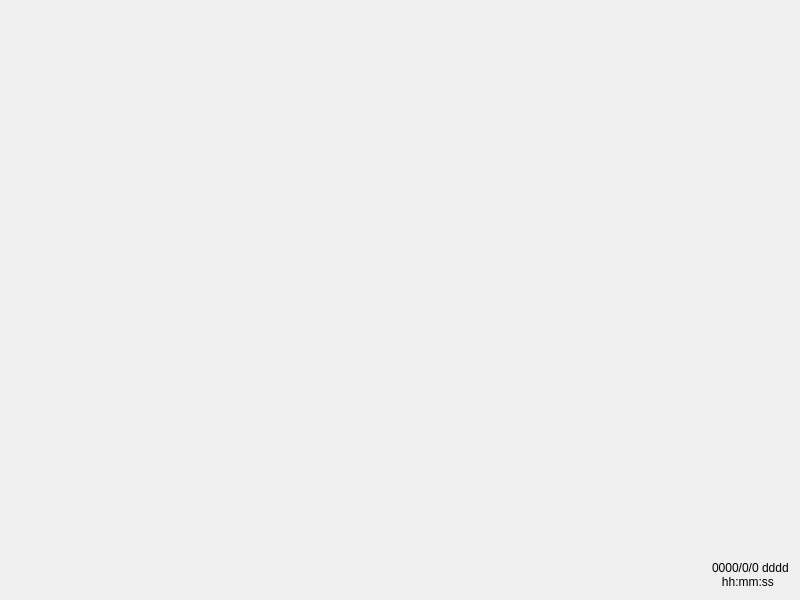
<?xml version="1.0" encoding="UTF-8"?>
<ui version="4.0">
 <class>Widget</class>
 <widget class="QWidget" name="Widget">
  <property name="geometry">
   <rect>
    <x>0</x>
    <y>0</y>
    <width>800</width>
    <height>600</height>
   </rect>
  </property>
  <property name="windowTitle">
   <string>Widget</string>
  </property>
  <layout class="QVBoxLayout" name="verticalLayout">
   <item>
    <widget class="QStackedWidget" name="stackedWidget">
     <widget class="Login" name="loginWidget"/>
     <widget class="ResetPassword" name="resetWidget"/>
     <widget class="Registered" name="registeredWidget"/>
     <widget class="PersonalCenter" name="personalCenterWidget"/>
     <widget class="StackRoom" name="stackRoomWidget"/>
     <widget class="Manager" name="managerWidget"/>
     <widget class="Reader" name="readerWidget"/>
    </widget>
   </item>
   <item>
    <widget class="QWidget" name="widget" native="true">
     <layout class="QHBoxLayout" name="horizontalLayout">
      <property name="rightMargin">
       <number>0</number>
      </property>
      <property name="bottomMargin">
       <number>0</number>
      </property>
      <item>
       <spacer name="horizontalSpacer">
        <property name="orientation">
         <enum>Qt::Horizontal</enum>
        </property>
        <property name="sizeHint" stdset="0">
         <size>
          <width>40</width>
          <height>20</height>
         </size>
        </property>
       </spacer>
      </item>
      <item>
       <widget class="QLabel" name="timeLabel">
        <property name="text">
         <string>0000/0/0 dddd
   hh:mm:ss</string>
        </property>
       </widget>
      </item>
     </layout>
    </widget>
   </item>
  </layout>
 </widget>
 <customwidgets>
  <customwidget>
   <class>StackRoom</class>
   <extends>QWidget</extends>
   <header>stackroom.h</header>
   <container>1</container>
  </customwidget>
  <customwidget>
   <class>PersonalCenter</class>
   <extends>QWidget</extends>
   <header>personalcenter.h</header>
   <container>1</container>
  </customwidget>
  <customwidget>
   <class>Login</class>
   <extends>QWidget</extends>
   <header>login.h</header>
   <container>1</container>
  </customwidget>
  <customwidget>
   <class>Registered</class>
   <extends>QWidget</extends>
   <header>registered.h</header>
   <container>1</container>
  </customwidget>
  <customwidget>
   <class>Manager</class>
   <extends>QWidget</extends>
   <header>manager.h</header>
   <container>1</container>
  </customwidget>
  <customwidget>
   <class>Reader</class>
   <extends>QWidget</extends>
   <header>reader.h</header>
   <container>1</container>
  </customwidget>
  <customwidget>
   <class>ResetPassword</class>
   <extends>QWidget</extends>
   <header>resetpassword.h</header>
   <container>1</container>
  </customwidget>
 </customwidgets>
 <resources/>
 <connections/>
</ui>
